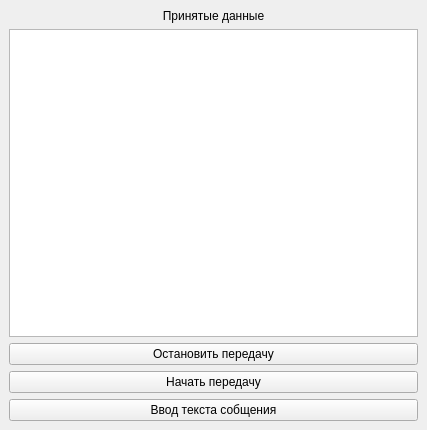
<?xml version="1.0" encoding="UTF-8"?>
<ui version="4.0">
 <class>MainWindow</class>
 <widget class="QMainWindow" name="MainWindow">
  <property name="geometry">
   <rect>
    <x>0</x>
    <y>0</y>
    <width>427</width>
    <height>430</height>
   </rect>
  </property>
  <property name="windowTitle">
   <string>MainWindow</string>
  </property>
  <widget class="QWidget" name="centralwidget">
   <layout class="QVBoxLayout" name="verticalLayout">
    <item>
     <widget class="QLabel" name="lb_receiveData">
      <property name="text">
       <string>Принятые данные</string>
      </property>
      <property name="alignment">
       <set>Qt::AlignCenter</set>
      </property>
     </widget>
    </item>
    <item>
     <widget class="QTextEdit" name="te_result"/>
    </item>
    <item>
     <widget class="QPushButton" name="pb_stop">
      <property name="text">
       <string>Остановить передачу</string>
      </property>
     </widget>
    </item>
    <item>
     <widget class="QPushButton" name="pb_start">
      <property name="text">
       <string>Начать передачу</string>
      </property>
     </widget>
    </item>
    <item>
     <widget class="QPushButton" name="pb_setTextMes">
      <property name="text">
       <string>Ввод текста собщения</string>
      </property>
     </widget>
    </item>
   </layout>
  </widget>
 </widget>
 <resources/>
 <connections/>
</ui>
